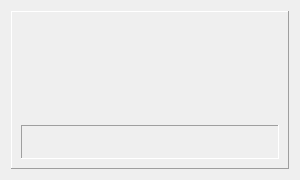
<?xml version="1.0" encoding="UTF-8"?>
<ui version="4.0">
 <class>progressDialog</class>
 <widget class="QWidget" name="progressDialog">
  <property name="geometry">
   <rect>
    <x>0</x>
    <y>0</y>
    <width>300</width>
    <height>180</height>
   </rect>
  </property>
  <property name="minimumSize">
   <size>
    <width>300</width>
    <height>180</height>
   </size>
  </property>
  <property name="maximumSize">
   <size>
    <width>300</width>
    <height>180</height>
   </size>
  </property>
  <property name="windowTitle">
   <string>Form</string>
  </property>
  <layout class="QGridLayout" name="gridLayout">
   <item row="0" column="0">
    <widget class="QFrame" name="frame">
     <property name="frameShape">
      <enum>QFrame::Panel</enum>
     </property>
     <property name="frameShadow">
      <enum>QFrame::Raised</enum>
     </property>
     <layout class="QVBoxLayout" name="verticalLayout">
      <item>
       <spacer name="verticalSpacer">
        <property name="orientation">
         <enum>Qt::Vertical</enum>
        </property>
        <property name="sizeHint" stdset="0">
         <size>
          <width>20</width>
          <height>40</height>
         </size>
        </property>
       </spacer>
      </item>
      <item>
       <widget class="QFrame" name="progressFrame">
        <property name="maximumSize">
         <size>
          <width>16777215</width>
          <height>50</height>
         </size>
        </property>
        <property name="frameShape">
         <enum>QFrame::Panel</enum>
        </property>
        <property name="frameShadow">
         <enum>QFrame::Sunken</enum>
        </property>
        <layout class="QHBoxLayout" name="horizontalLayout">
         <item>
          <widget class="QLabel" name="progressText">
           <property name="text">
            <string/>
           </property>
           <property name="alignment">
            <set>Qt::AlignCenter</set>
           </property>
          </widget>
         </item>
        </layout>
       </widget>
      </item>
     </layout>
    </widget>
   </item>
  </layout>
 </widget>
 <resources/>
 <connections/>
</ui>
